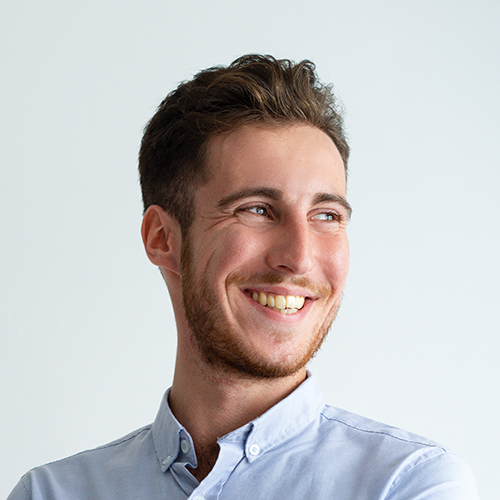
#> input picture beginner/Open-Computer-Version-Chapter-6/images/person_4.jpg, 500 x 500 px
$ python main.py
#> lines starting #> are read from the running program, lines starting #| are printed output that depends on the picture
### beginner/Open-Computer-Version-Chapter-6/stackimages.py

import numpy as np
import cv2

def stackImages(scale,imgArray):
    rows = len(imgArray)
    cols = len(imgArray[0])
    rowsAvailable = isinstance(imgArray[0], list)
    width = imgArray[0][0].shape[1]
    height = imgArray[0][0].shape[0]
    if rowsAvailable:
        for x in range ( 0, rows):
            for y in range(0, cols):
                if imgArray[x][y].shape[:2] == imgArray[0][0].shape [:2]:
                    imgArray[x][y] = cv2.resize(imgArray[x][y], (0, 0), None, scale, scale)
                else:
                    imgArray[x][y] = cv2.resize(imgArray[x][y], (imgArray[0][0].shape[1], imgArray[0][0].shape[0]), None, scale, scale)
                if len(imgArray[x][y].shape) == 2: imgArray[x][y]= cv2.cvtColor( imgArray[x][y], cv2.COLOR_GRAY2BGR)
        imageBlank = np.zeros((height, width, 3), np.uint8)
        hor = [imageBlank]*rows
        hor_con = [imageBlank]*rows
        for x in range(0, rows):
            hor[x] = np.hstack(imgArray[x])
        ver = np.vstack(hor)
    else:
        for x in range(0, rows):
            if imgArray[x].shape[:2] == imgArray[0].shape[:2]:
                imgArray[x] = cv2.resize(imgArray[x], (0, 0), None, scale, scale)
            else:
                imgArray[x] = cv2.resize(imgArray[x], (imgArray[0].shape[1], imgArray[0].shape[0]), None,scale, scale)
            if len(imgArray[x].shape) == 2: imgArray[x] = cv2.cvtColor(imgArray[x], cv2.COLOR_GRAY2BGR)
        hor= np.hstack(imgArray)
        ver = hor
    return ver

### beginner/Open-Computer-Version-Chapter-6/main.py
try:
    import cv2
    import numpy as np
except ImportError as e:
    from pip._internal import main as install
    packages = ["numpy", "opencv-python"]
    for package in packages:
        install(["install", package])
finally:
    pass
from stackimages import stackImages
def horizontalStack(images):
    horizontalImages = np.hstack(images)
    cv2.imshow("Horizontal Images", horizontalImages)
    cv2.waitKey(0)
    return

def verticalStack(images):
    verticalImages = np.vstack(images)
    cv2.imshow("Vertical Images", verticalImages)
    cv2.waitKey(0)
    return
images = np.array([cv2.imread("images/person_4.jpg")
                ,cv2.imread("images/person_2.jpg"),
                ])
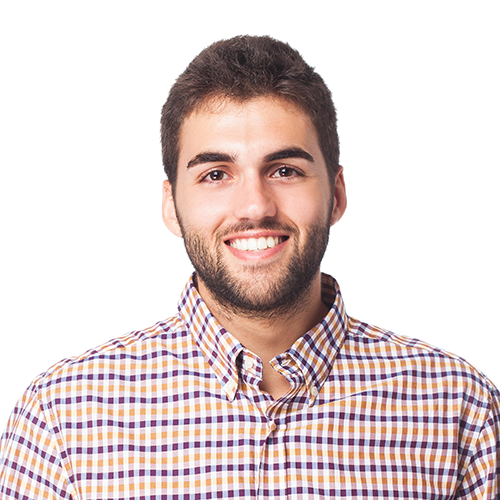
#> input picture beginner/Open-Computer-Version-Chapter-6/images/person_2.jpg, 500 x 500 px

verticalStack(images)
#> in verticalStack, `verticalImages = np.vstack(images)`:
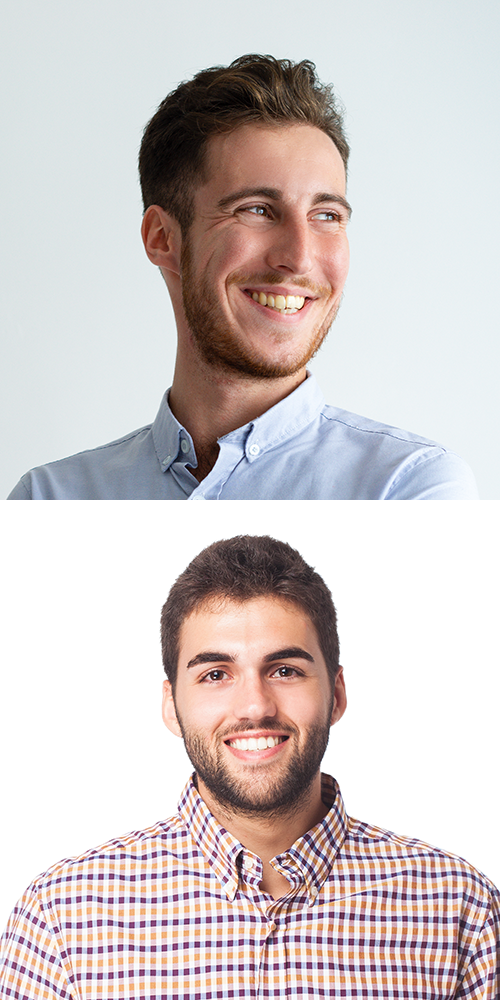
#> verticalImages: shape (1000, 500, 3); mean of channels 0, 1, 2 200, 200.4, 209.3; drawn as B, G, R
horizontalStack(images)
#> in horizontalStack, `horizontalImages = np.hstack(images)`:
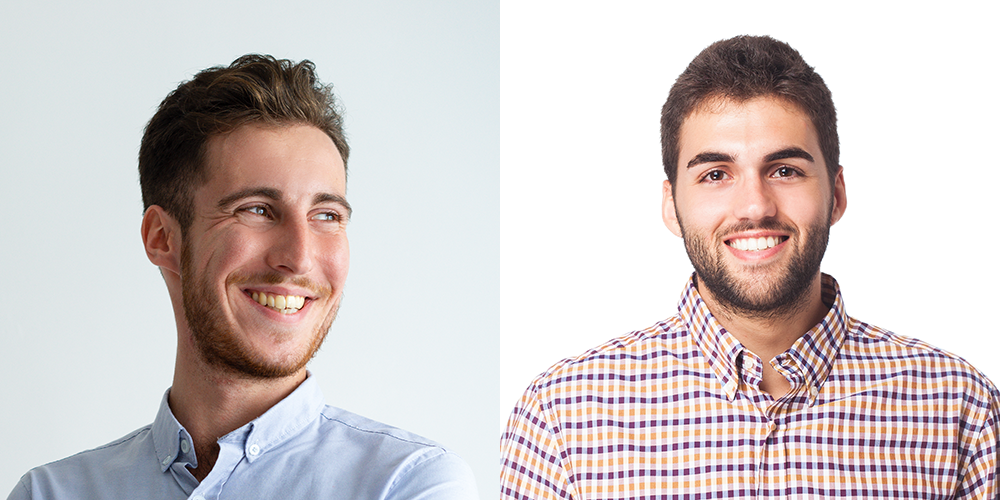
#> horizontalImages: shape (500, 1000, 3); mean of channels 0, 1, 2 200, 200.4, 209.3; drawn as B, G, R
img = cv2.imread("images/person_1.jpg")
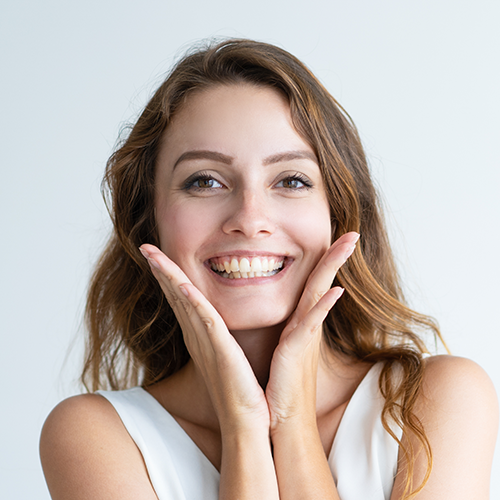
#> input picture beginner/Open-Computer-Version-Chapter-6/images/person_1.jpg, 500 x 500 px
#> img is the input picture: shape (500, 500, 3); mean B, G, R 172.1, 178.9, 191.4
imgGray = cv2.imread("images/person_1.jpg", 0)
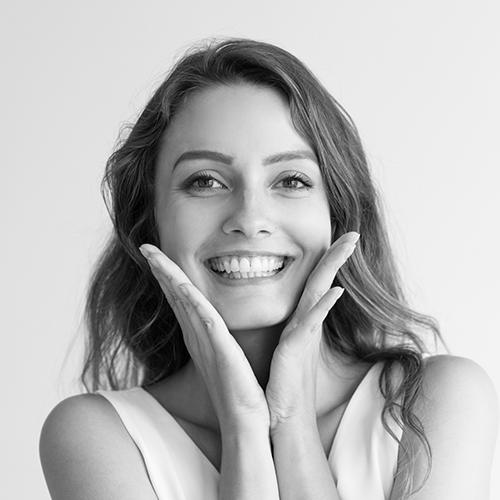
#> imgGray: shape (500, 500); min 0, max 255, mean 181.3
imageStack = stackImages(0.5, ([img, img, img], [img, imgGray, img]))
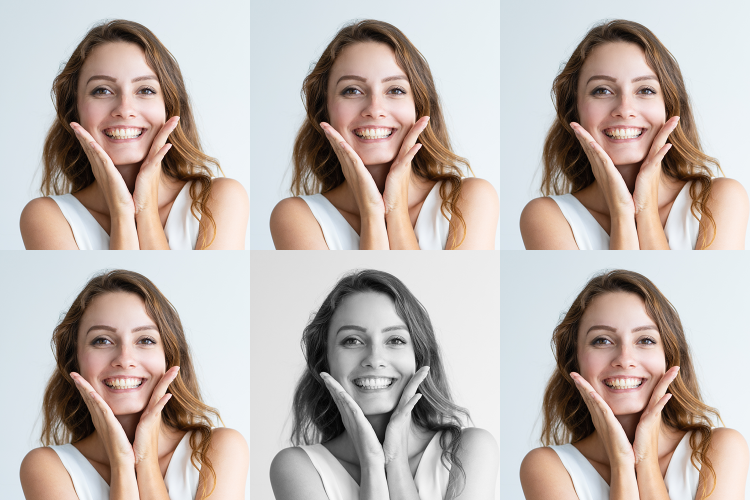
#> imageStack: shape (500, 750, 3); mean B, G, R 173.8, 179.4, 189.9
cv2.imshow("Stuck Images", imageStack)
cv2.waitKey(0)
